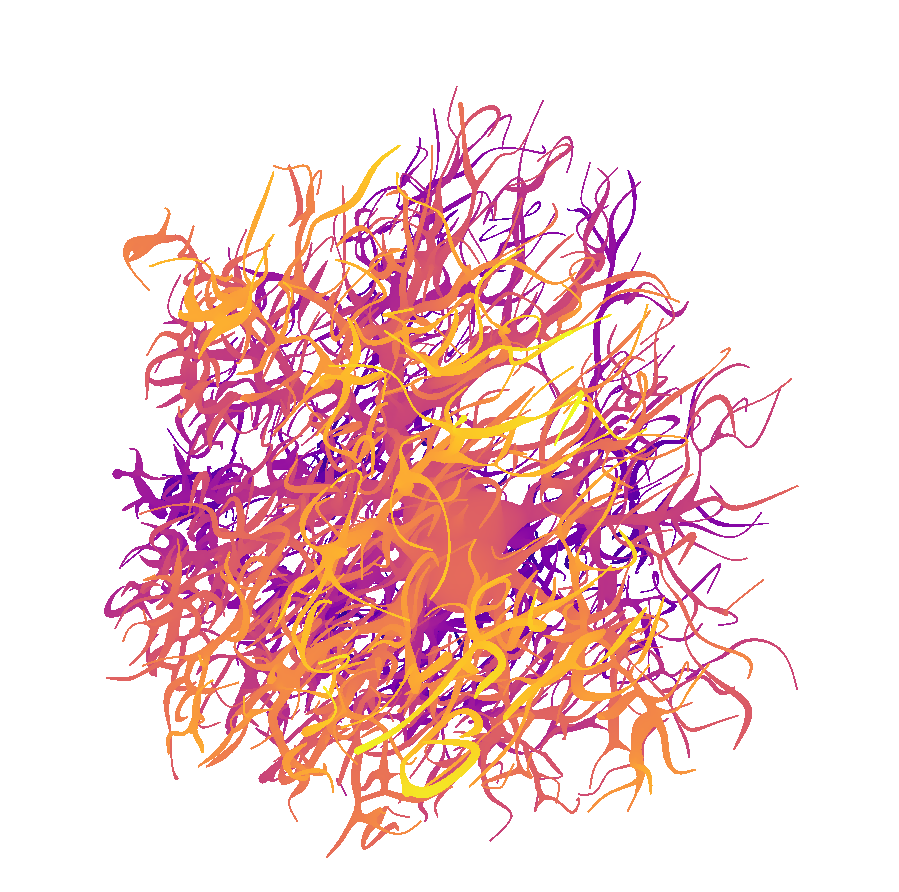
#> input picture animation_test/frame_1.png, 899 x 892 px
$ python get_mesh_image.py ../animation_test/frame_1.png
#> lines starting #> are read from the running program, lines starting #| are printed output that depends on the picture
#> further down, im is the input picture: PIL image 899x892 RGBA; mean R, G, B, A 243.2, 212.1, 213.2, 69.2
### view_outputs/get_point_cloud_image.py
import sys
import matplotlib as mpl
import matplotlib.pyplot as plt
import open3d as o3d
from PIL import Image
import numpy as np

def crop_image(im):
    pix = np.asarray(im)

    pix = pix[:,:,0:3] # Drop the alpha channel
    idx = np.where(pix-255)[0:2] # Drop the color when finding edges
#> idx = 652776 positions, rows 86 to 857, columns 104 to 798
    box = list(map(min,idx))[::-1]+ list(map(max,idx))[::-1]
#> box = [104, 86, 798, 857]

    region = im.crop(box)
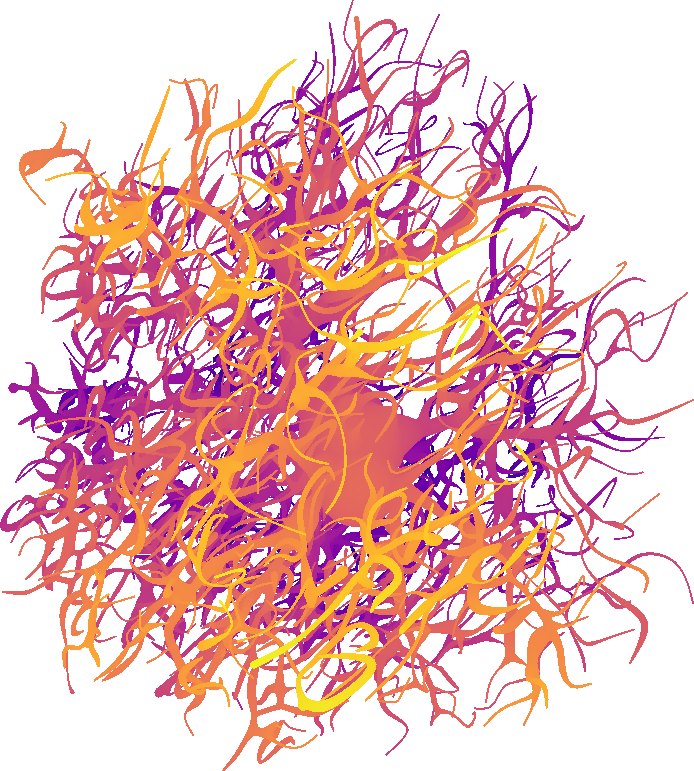
#> region: PIL image 694x771 RGBA; mean R, G, B, A 237.3, 190.8, 192.3, 103.7; transparent parts drawn white
    region_pix = np.asarray(region)
    im  = Image.fromarray(region_pix)
    return im

def make_transparent(im):
    rgba = im.convert('RGBA')
    datas = rgba.getdata()
    newData = []

    for item in datas:
        if item[0] == 255 and item[1] == 255 and item[2] == 255:
            newData.append((255, 255, 255, 0))
        else:
            newData.append(item)
#> after the loop, newData = 535074 items
    rgba.putdata(newData)
    return rgba


# [34 lines that do not run on import are left out]

### view_outputs/get_mesh_image.py
import sys
import open3d as o3d
from PIL import Image
from get_point_cloud_image import crop_image,make_transparent


if __name__ =='__main__':
    mesh_name=sys.argv[1]

    mesh = o3d.io.read_triangle_mesh(mesh_name)
    vis = o3d.visualization.Visualizer()
    vis.create_window(visible=False) #works for me with False, on some systems needs to be true
    vis.add_geometry(mesh,mesh_show_wireframe=True)
    vis.update_geometry(mesh)
    vis.poll_events()
    vis.update_renderer()
    vis.capture_screen_image(mesh_name.replace('.ply','.png'),do_render=True)
    vis.destroy_window()


    im = Image.open(mesh_name.replace('.ply','.png'))
    im = crop_image(im)
    im = make_transparent(im)
    im.save(mesh_name.replace('.ply','.png'))

$ run again, on animation_test/frame_100.png
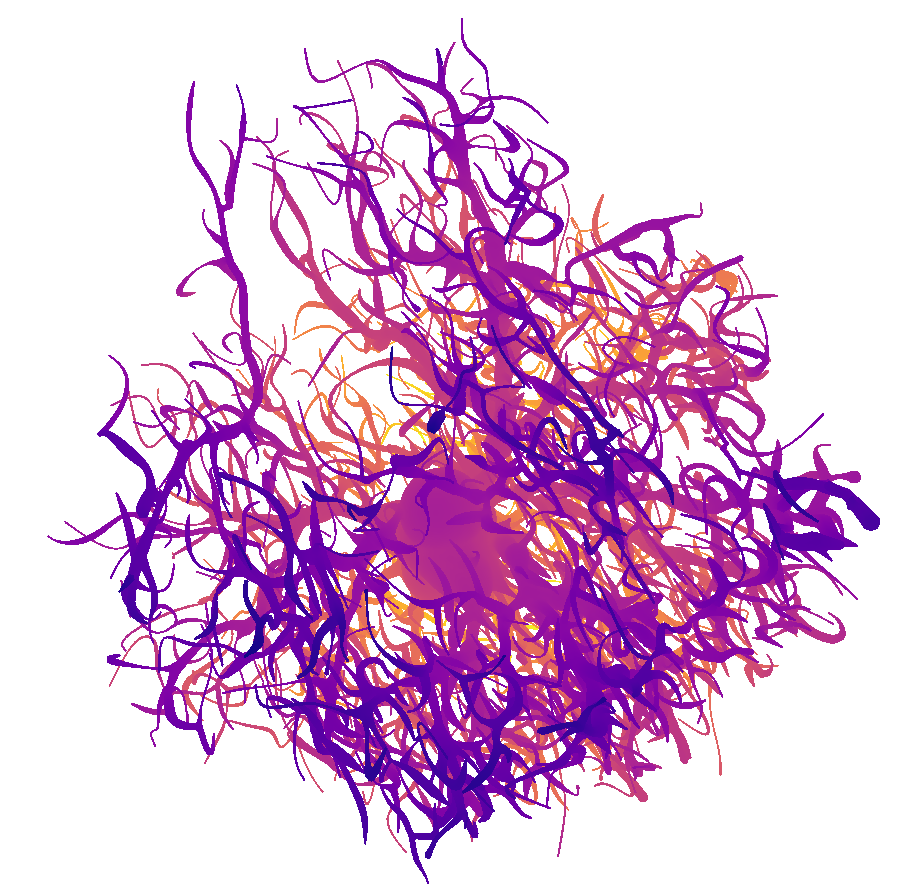
#> input picture animation_test/frame_100.png, 899 x 892 px
#> im is the input picture: PIL image 899x892 RGBA; mean R, G, B, A 223.1, 186.2, 220.7, 79.3
#> idx = 747927 positions, rows 18 to 883, columns 47 to 879
#> box = [47, 18, 879, 883]
#> in crop_image, `region = im.crop(box)`:
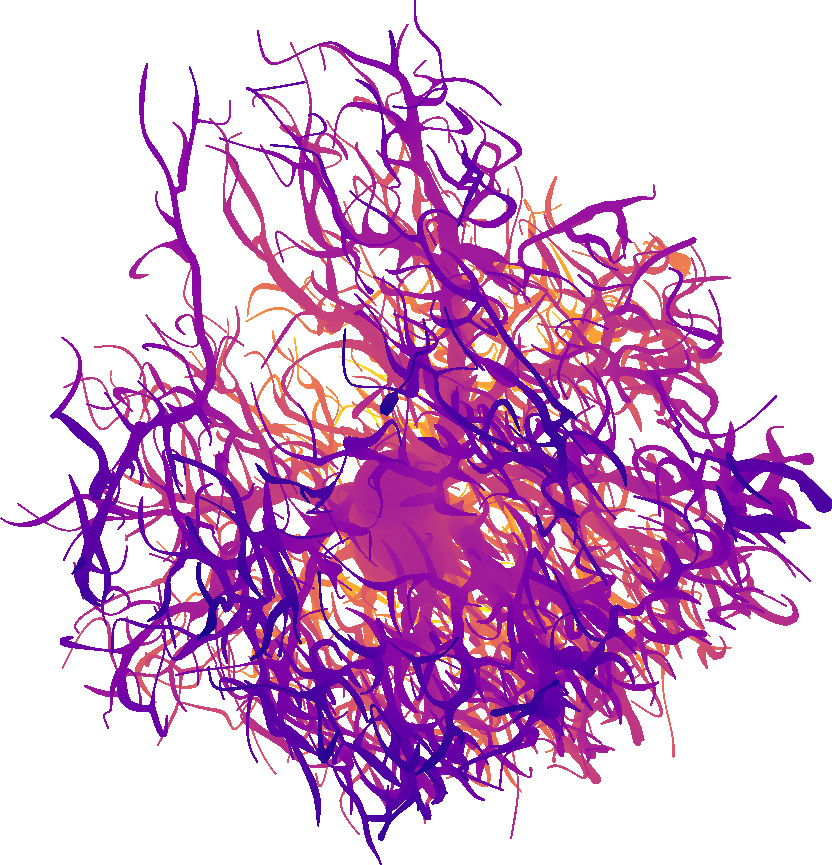
#> region: PIL image 832x865 RGBA; mean R, G, B, A 219.5, 178.4, 216.7, 88.3; transparent parts drawn white
#> after the loop in make_transparent, `for item in datas:`: newData = 719680 items
